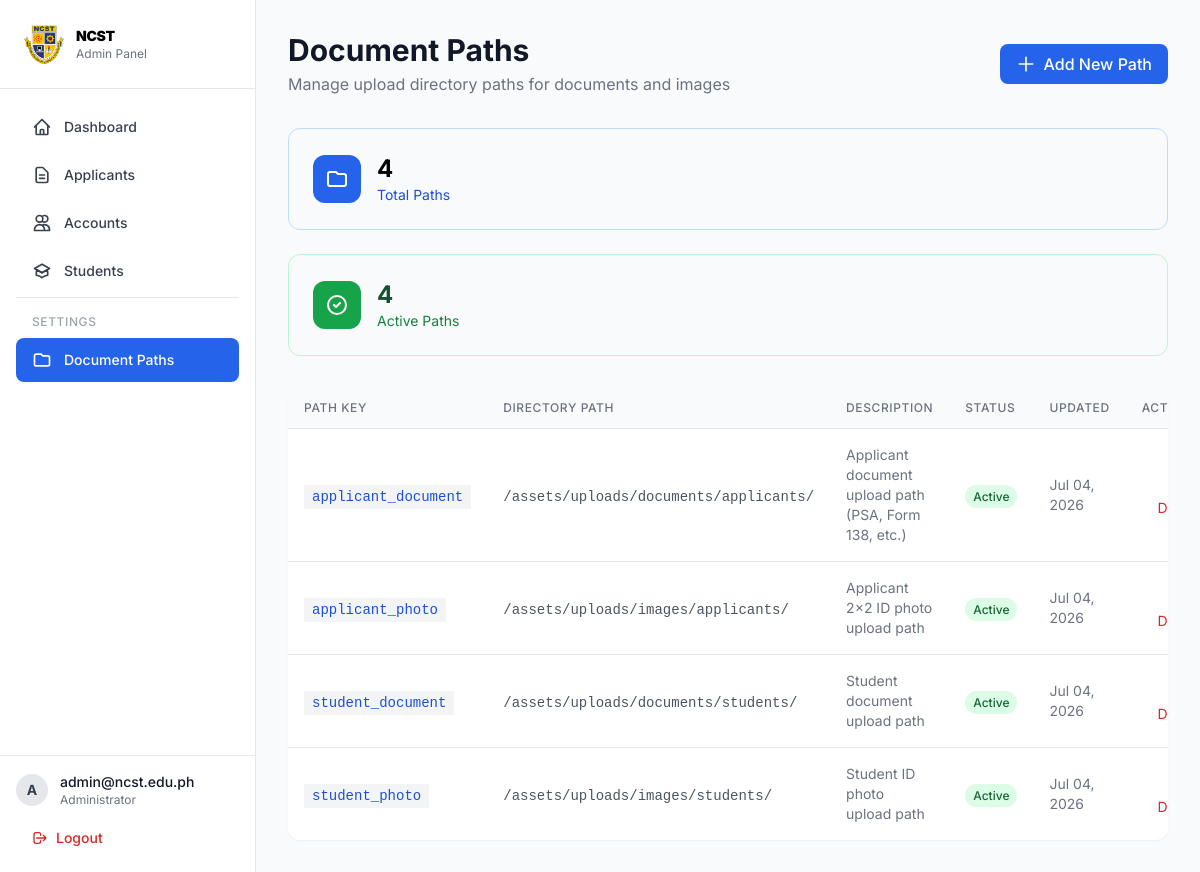
The app's page /src/view/admin/documentpaths.php (signed in) with its own data.
### tables this page shows
CREATE TABLE `document_paths` (
  `id` int(11) NOT NULL AUTO_INCREMENT,
  `path_key` varchar(100) NOT NULL,
  `path_value` varchar(500) NOT NULL,
  `description` varchar(255) DEFAULT NULL,
  `is_active` tinyint(1) DEFAULT 1,
  `created_by` int(11) DEFAULT NULL,
  `created_at` timestamp NOT NULL DEFAULT current_timestamp(),
  `updated_at` timestamp NOT NULL DEFAULT current_timestamp() ON UPDATE current_timestamp(),
  PRIMARY KEY (`id`),
  UNIQUE KEY `path_key` (`path_key`)
);

### src/view/admin/documentpaths.php (the view, shortened to what this page needs)
<?php
require_once __DIR__ . '/sidebar.php';
try {
    $stmt = $pdo->query("SELECT * FROM document_paths ORDER BY path_key ASC");
    $paths = $stmt->fetchAll();
} catch (Exception $e) {
    $paths = [];
}
?>
<div class="mb-8 flex items-center justify-between">
    <div>
        <h1 class="text-3xl font-bold text-gray-900">Document Paths</h1>
        <p class="text-gray-500 mt-1">Manage upload directory paths for documents and images</p>
    </div>
    <button onclick="openCreateModal()"
            class="px-4 py-2 bg-blue-600 text-white rounded-lg font-medium hover:bg-blue-700 transition-colors flex items-center gap-2">
        <svg class="w-5 h-5" fill="none" viewBox="0 0 24 24" stroke="currentColor">
            <path stroke-linecap="round" stroke-linejoin="round" stroke-width="2" d="M12 4v16m8-8H4" />
        </svg>
        Add New Path
    </button>
</div>
<div class="grid grid-cols-1 lg:grid-cols-2 gap-6 mb-8">
    <div class="bg-gradient-to-br from-blue-50 to-blue-100 rounded-xl p-6 border border-blue-200">
        <div class="flex items-center gap-4">
            <div class="w-12 h-12 bg-blue-600 rounded-xl flex items-center justify-center">
                <svg class="w-6 h-6 text-white" fill="none" viewBox="0 0 24 24" stroke="currentColor">
                    <path stroke-linecap="round" stroke-linejoin="round" stroke-width="2" d="M3 7v10a2 2 0 002 2h14a2 2 0 002-2V9a2 2 0 00-2-2h-6l-2-2H5a2 2 0 00-2 2z" />
                </svg>
            </div>
            <div>
                <p class="text-2xl font-bold text-blue-900"><?= count($paths) ?></p>
                <p class="text-sm text-blue-700">Total Paths</p>
            </div>
        </div>
    </div>
    <div class="bg-gradient-to-br from-green-50 to-green-100 rounded-xl p-6 border border-green-200">
        <div class="flex items-center gap-4">
            <div class="w-12 h-12 bg-green-600 rounded-xl flex items-center justify-center">
                <svg class="w-6 h-6 text-white" fill="none" viewBox="0 0 24 24" stroke="currentColor">
                    <path stroke-linecap="round" stroke-linejoin="round" stroke-width="2" d="M9 12l2 2 4-4m6 2a9 9 0 11-18 0 9 9 0 0118 0z" />
                </svg>
            </div>
            <div>
                <p class="text-2xl font-bold text-green-900"><?= count(array_filter($paths, fn($p) => $p['is_active'])) ?></p>
                <p class="text-sm text-green-700">Active Paths</p>
            </div>
        </div>
    </div>
</div>
<div class="bg-white rounded-xl shadow-sm overflow-hidden">
    <?php if (empty($paths)): ?>
        <div class="p-8 text-center text-gray-500">
            <svg class="w-12 h-12 mx-auto mb-4 text-gray-300" fill="none" viewBox="0 0 24 24" stroke="currentColor">
                <path stroke-linecap="round" stroke-linejoin="round" stroke-width="2" d="M3 7v10a2 2 0 002 2h14a2 2 0 002-2V9a2 2 0 00-2-2h-6l-2-2H5a2 2 0 00-2 2z" />
            </svg>
            <p>No document paths configured yet.</p>
            <button onclick="openCreateModal()" class="mt-4 px-4 py-2 bg-blue-600 text-white rounded-lg font-medium hover:bg-blue-700">
                Add First Path
            </button>
        </div>
    <?php else: ?>
        <div class="overflow-x-auto">
            <table class="w-full">
                <thead class="bg-gray-50 border-b">
                    <tr>
                        <th class="px-4 py-3 text-left text-xs font-medium text-gray-500 uppercase tracking-wider">Path Key</th>
                        <th class="px-4 py-3 text-left text-xs font-medium text-gray-500 uppercase tracking-wider">Directory Path</th>
                        <th class="px-4 py-3 text-left text-xs font-medium text-gray-500 uppercase tracking-wider">Description</th>
                        <th class="px-4 py-3 text-left text-xs font-medium text-gray-500 uppercase tracking-wider">Status</th>
                        <th class="px-4 py-3 text-left text-xs font-medium text-gray-500 uppercase tracking-wider">Updated</th>
                        <th class="px-4 py-3 text-right text-xs font-medium text-gray-500 uppercase tracking-wider">Actions</th>
                    </tr>
                </thead>
                <tbody class="divide-y divide-gray-200">
                    <?php foreach ($paths as $path): ?>
                        <tr class="hover:bg-gray-50">
                            <td class="px-4 py-4">
                                <code class="mono text-sm bg-gray-100 px-2 py-1 rounded text-blue-700 font-medium">
                                    <?= htmlspecialchars($path['path_key']) ?>
                                </code>
                            </td>
                            <td class="px-4 py-4">
                                <code class="mono text-sm text-gray-600">
                                    <?= htmlspecialchars($path['path_value']) ?>
                                </code>
                            </td>
                            <td class="px-4 py-4 text-sm text-gray-500">
                                <?= htmlspecialchars($path['description'] ?? '-') ?>
                            </td>
                            <td class="px-4 py-4">
                                <?php if ($path['is_active']): ?>
                                    <span class="px-2 py-1 rounded-full text-xs font-medium bg-green-100 text-green-800">Active</span>
                                <?php else: ?>
                                    <span class="px-2 py-1 rounded-full text-xs font-medium bg-gray-100 text-gray-800">Inactive</span>
                                <?php endif; ?>
                            </td>
                            <td class="px-4 py-4 text-sm text-gray-500">
                                <?= date('M d, Y', strtotime($path['updated_at'])) ?>
                            </td>
                            <td class="px-4 py-4 text-right">
                                <button onclick="deletePath(<?= $path['id'] ?>, '<?= htmlspecialchars(addslashes($path['path_key'])) ?>')"
                                        class="text-red-600 hover:text-red-800 text-sm">Delete</button>
                            </td>
                        </tr>
                    <?php endforeach; ?>
                </tbody>
            </table>
        </div>
    <?php endif; ?>
</div>
</main>
</div>
</body>
</html>

### src/view/admin/documentpaths.php (style rules this page uses)
.mono { font-family: 'Courier New', monospace; }

### records on screen
document_paths: path_key "applicant_document", path_value "/assets/uploads/documents/applicants/", description "Applicant document upload path (PSA, Form 138, etc.)", is_active "Active", updated_at "Jul 04, 2026"
document_paths: path_key "applicant_photo", path_value "/assets/uploads/images/applicants/", description "Applicant 2x2 ID photo upload path", is_active "Active", updated_at "Jul 04, 2026"
document_paths: path_key "student_document", path_value "/assets/uploads/documents/students/", description "Student document upload path", is_active "Active", updated_at "Jul 04, 2026"
document_paths: path_key "student_photo", path_value "/assets/uploads/images/students/", description "Student ID photo upload path", is_active "Active", updated_at "Jul 04, 2026"

### other values on screen
substr($_SESSION['email'] ?? 'A', 0, 1) "A"
$_SESSION['email'] "admin@ncst.edu.ph"
count($paths) "4"
count(array_filter($paths, fn($p) => $p['is_active'])) "4"
